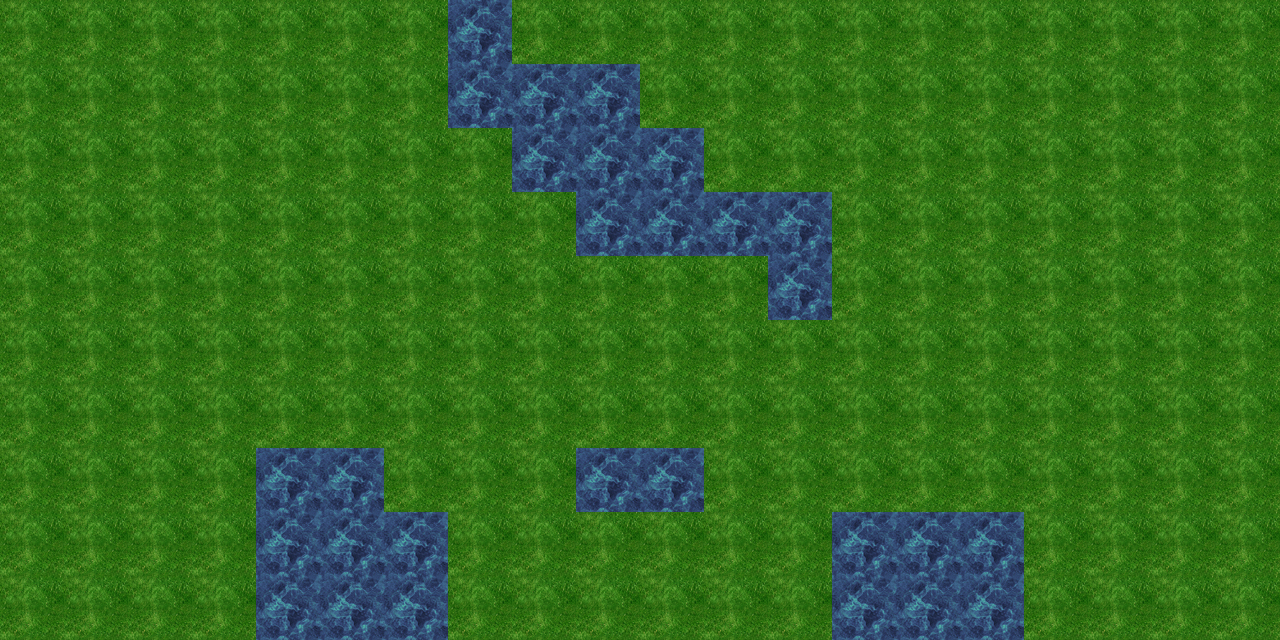

Tiled map render using the project's own tile images. Description and the map definition, with tile-layer contents summarised, below:
An orthogonal 20x10 tile map with 64x64 px tiles, 2 tile layers (grass, water), 2 tilesets.

<map version="1.0" orientation="orthogonal" renderorder="right-down" width="20" height="10" tilewidth="64" tileheight="64" nextobjectid="1">
 <tileset firstgid="1" name="grass" tilewidth="64" tileheight="64" tilecount="1" columns="1">
  <image source="grass.png" width="64" height="64" />
 </tileset>
 <tileset firstgid="2" name="water" tilewidth="64" tileheight="64" tilecount="1" columns="1">
  <image source="water.png" width="64" height="64" />
 </tileset>
 <layer name="grass" width="20" height="10">
  <data>[200 cells, 200 non-empty, 1 distinct tile ids]</data>
 </layer>
 <layer name="water" width="20" height="10">
  <data>[200 cells, 28 non-empty, 1 distinct tile ids]</data>
 </layer>
</map>